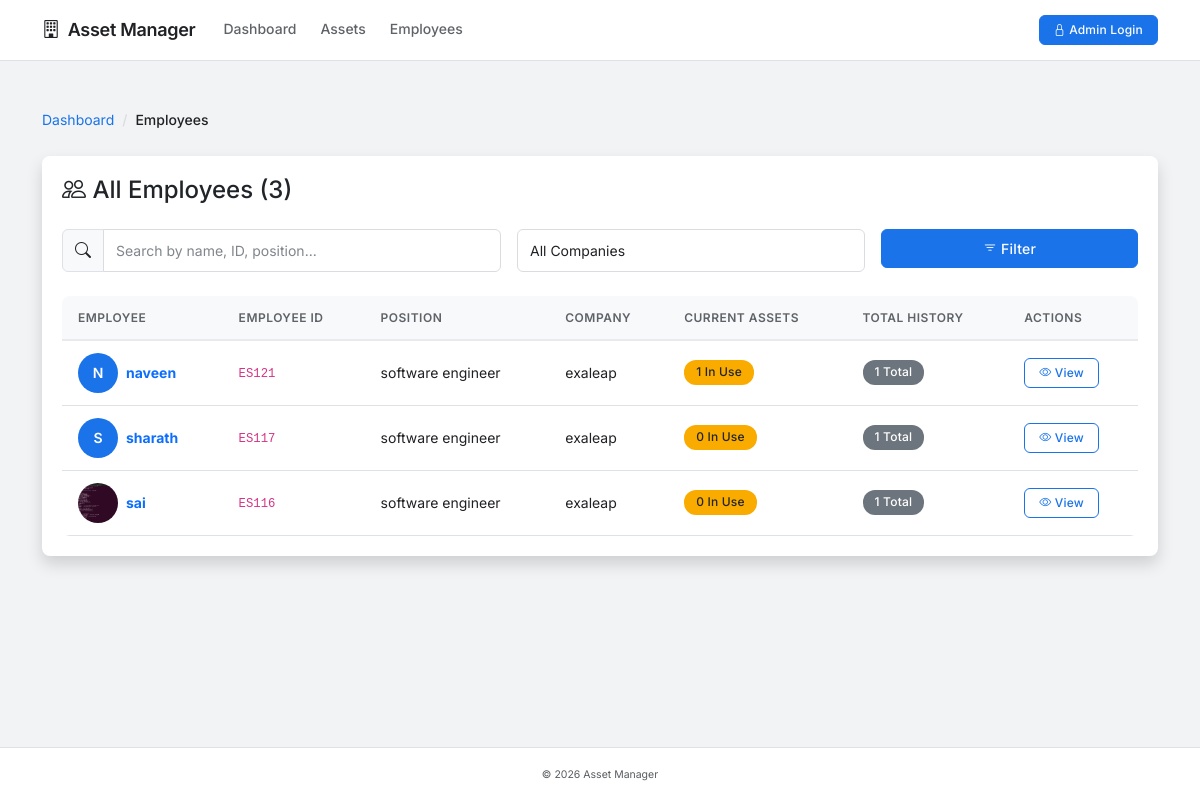
Screenshot of /employees/list with the database file from the repository.
### app/models/employee.py (models this page shows, shortened)
class Employee(db.Model):
    __tablename__ = 'employees'
    id = db.Column(db.Integer, primary_key=True)
    employee_id = db.Column(db.String(20), unique=True, nullable=False)
    name = db.Column(db.String(100), nullable=False)
    position = db.Column(db.String(100))
    company = db.Column(db.String(100))
    photo_url = db.Column(db.String(255))
    created_at = db.Column(db.DateTime, default=datetime.utcnow)
    assignments = db.relationship('Assignment', backref='employee', lazy=True)
    @property
    def initials(self):
        parts = self.name.split()
        if len(parts) >= 2:
            return parts[0][0].upper() + parts[1][0].upper()
        return parts[0][0].upper() if parts else '?'

### app/routes/employees.py (the view)
@bp.route('/list')
def list():
    search_query = request.args.get('search', '')
    company_filter = request.args.get('company', '')
    query = Employee.query
    if search_query:
        query = query.filter(
            (Employee.name.ilike(f'%{search_query}%')) |
            (Employee.employee_id.ilike(f'%{search_query}%')) |
            (Employee.position.ilike(f'%{search_query}%'))
        )
    if company_filter:
        query = query.filter(Employee.company == company_filter)
    employees = query.order_by(Employee.created_at.desc()).all()
    companies = db.session.query(Employee.company).filter(Employee.company.isnot(None)).distinct().all()
    companies = [c[0] for c in companies if c[0]]
    return render_template('employees_list.html',
                           employees=employees,
                           search_query=search_query,
                           company_filter=company_filter,
                           companies=companies)

### app/templates/employees_list.html (shortened to what this page needs)
{% extends "base.html" %}
{% block content %}
<nav aria-label="breadcrumb" class="mb-4">
    <ol class="breadcrumb">
        <li class="breadcrumb-item"><a href="{{ url_for('dashboard.index') }}">Dashboard</a></li>
        <li class="breadcrumb-item active">Employees</li>
    </ol>
</nav>
<div class="card shadow mb-4">
    <div class="card-body">
        <div class="row mb-3">
            <div class="col-md-12">
                <h4><i class="bi bi-people"></i> All Employees ({{ employees|length }})</h4>
            </div>
        </div>
        <form method="GET" action="{{ url_for('employees.list') }}" class="row g-3 mb-4">
            <div class="col-md-5">
                <div class="input-group">
                    <span class="input-group-text"><i class="bi bi-search"></i></span>
                    <input type="text" class="form-control" name="search" placeholder="Search by name, ID, position..." value="{{ search_query }}">
                </div>
            </div>
            <div class="col-md-4">
                <select class="form-select" name="company">
                    <option value="">All Companies</option>
                </select>
            </div>
            <div class="col-md-3">
                <button type="submit" class="btn btn-primary w-100">
                    <i class="bi bi-filter"></i> Filter
                </button>
            </div>
        </form>
        <div class="table-responsive">
            <table class="table table-hover">
                <thead class="table-light">
                    <tr>
                        <th>Employee</th>
                        <th>Employee ID</th>
                        <th>Position</th>
                        <th>Company</th>
                        <th>Current Assets</th>
                        <th>Total History</th>
                        <th>Actions</th>
                    </tr>
                </thead>
                <tbody>
                    {% for employee in employees %}
                    <tr>
                        <td>
                            <div class="d-flex align-items-center">
                                {% if employee.photo_url %}
                                    <img src="{{ employee.photo_url }}" alt="{{ employee.name }}" class="rounded-circle me-2" style="width: 40px; height: 40px; object-fit: cover;">
                                {% else %}
                                    <div class="avatar-circle-sm me-2">{{ employee.initials }}</div>
                                {% endif %}
                                <a href="{{ url_for('employees.detail', employee_id=employee.id) }}" class="text-decoration-none">
                                    <strong>{{ employee.name }}</strong>
                                </a>
                            </div>
                        </td>
                        <td><code>{{ employee.employee_id }}</code></td>
                        <td>{{ employee.position or '-' }}</td>
                        <td>{{ employee.company or '-' }}</td>
                        <td>
                            {% set current = [] %}
                            {% for a in employee.assignments %}
                                {% if a.returned_date is none %}
                                    {% set _ = current.append(a) %}
                                {% endif %}
                            {% endfor %}
                            <span class="badge bg-warning text-dark">{{ current|length }} In Use</span>
                        </td>
                        <td>
                            <span class="badge bg-secondary">{{ employee.assignments|length }} Total</span>
                        </td>
                        <td>
                            <a href="{{ url_for('employees.detail', employee_id=employee.id) }}" class="btn btn-sm btn-outline-primary">
                                <i class="bi bi-eye"></i> View
                            </a>
                        </td>
                    </tr>
                    {% endfor %}
                </tbody>
            </table>
        </div>
    </div>
</div>
{% endblock %}

### app/static/css/custom.css (style rules this page uses)
:root { --primary: #1a73e8; --primary-dark: #1557b0; --primary-light: rgba(26, 115, 232, 0.08); --success: #188038; --warning: #f9ab00; --danger: #d93025; --gray-50: #f8f9fa; --gray-100: #f1f3f4; --gray-200: #e8eaed; --gray-300: #dadce0; --gray-500: #80868b; --gray-700: #5f6368; --gray-900: #202124; --shadow-sm: 0 1px 3px rgba(0, 0, 0, 0.08), 0 1px 2px rgba(0, 0, 0, 0.06); --shadow-md: 0 4px 6px rgba(0, 0, 0, 0.12), 0 2px 4px rgba(0, 0, 0, 0.08); --shadow-lg: 0 8px 16px rgba(0, 0, 0, 0.12); --radius: 8px; --radius-sm: 6px; --transition: all 0.2s ease; }
*, *::before, *::after { box-sizing: border-box; }
body { font-family: 'Inter', -apple-system, BlinkMacSystemFont, 'Segoe UI', Roboto, Oxygen, Ubuntu, sans-serif; background: var(--gray-100); color: var(--gray-900); min-height: 100vh; display: flex; flex-direction: column; line-height: 1.6; -webkit-font-smoothing: antialiased; -moz-osx-font-smoothing: grayscale; }
.card { background: #fff; border: none; border-radius: var(--radius); box-shadow: var(--shadow-sm); transition: box-shadow 0.2s ease; }
.card-body { padding: 20px; }
.table { margin-bottom: 0; border-radius: var(--radius); overflow: hidden; }
.table thead th { background: var(--gray-50); border-bottom: 2px solid var(--gray-200); color: var(--gray-700); font-weight: 600; font-size: 12px; text-transform: uppercase; letter-spacing: 0.5px; padding: 12px 16px; border-top: none; }
.table td { padding: 12px 16px; vertical-align: middle; border-top: 1px solid var(--gray-200); color: var(--gray-900); font-size: 14px; }
.btn { border-radius: var(--radius-sm); padding: 8px 24px; font-weight: 500; font-size: 14px; transition: var(--transition); letter-spacing: 0.2px; border: 1px solid transparent; }
.btn-primary { background: var(--primary); border-color: var(--primary); color: #fff; }
.btn-outline-primary { border-color: var(--primary); color: var(--primary); }
.btn-sm { padding: 5px 14px; font-size: 12px; }
.form-control, .form-select { border: 1px solid var(--gray-300); border-radius: var(--radius-sm); padding: 10px 12px; font-size: 14px; color: var(--gray-900); transition: var(--transition); background: #fff; }
.form-control::placeholder { color: var(--gray-500); }
.badge { border-radius: 12px; padding: 4px 12px; font-weight: 500; font-size: 12px; line-height: 1.4; letter-spacing: 0.2px; display: inline-flex; align-items: center; gap: 4px; }
.badge.bg-warning { background: var(--warning) !important; color: #fff; }
.breadcrumb { background: transparent; padding: 0; margin-bottom: 16px; font-size: 14px; }
.breadcrumb-item { color: var(--gray-500); }
.breadcrumb-item + .breadcrumb-item::before { content: '/'; color: var(--gray-300); }
.breadcrumb-item.active { color: var(--gray-900); font-weight: 500; }
.breadcrumb-item a { color: var(--primary); text-decoration: none; transition: var(--transition); }
.avatar-circle, .avatar-circle-lg, .avatar-circle-sm { background: var(--primary); color: #fff; border-radius: 50%; display: inline-flex; align-items: center; justify-content: center; font-weight: 600; flex-shrink: 0; }
.avatar-circle-sm { width: 40px; height: 40px; font-size: 14px; }

### rows the page displays
Employee: initials "N", name "naveen", employee_id "ES121", position "software engineer", company "exaleap", current "1", assignments|length "1"
Employee: initials "S", name "sharath", employee_id "ES117", position "software engineer", company "exaleap", current "0", assignments|length "1"
Employee: photo_url (picture), name "sai", employee_id "ES116", position "software engineer", company "exaleap", current "0", assignments|length "1"

### other values shown
{{ employees|length }} "3"
